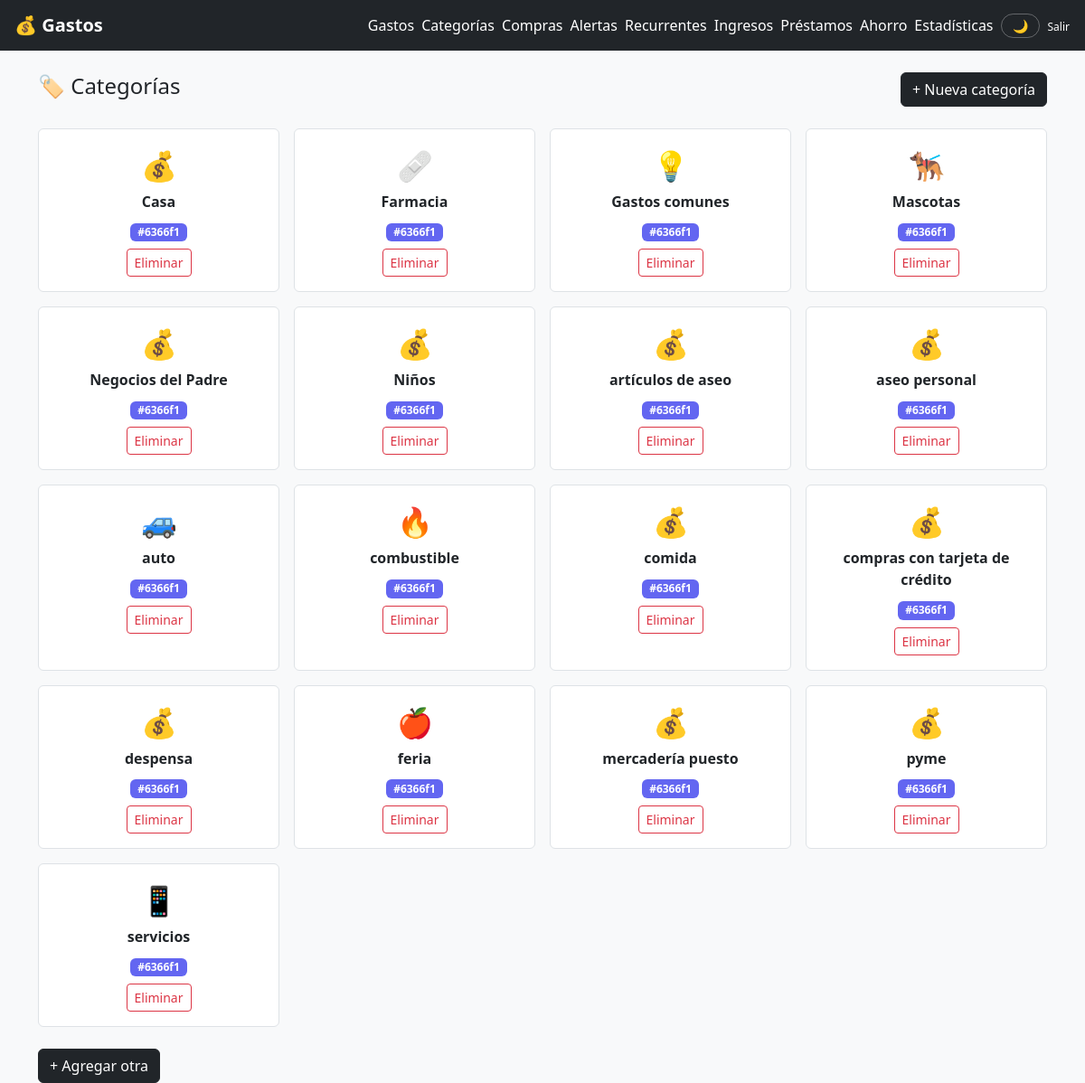
Page /categorias/ (signed in) on the earlier database version.
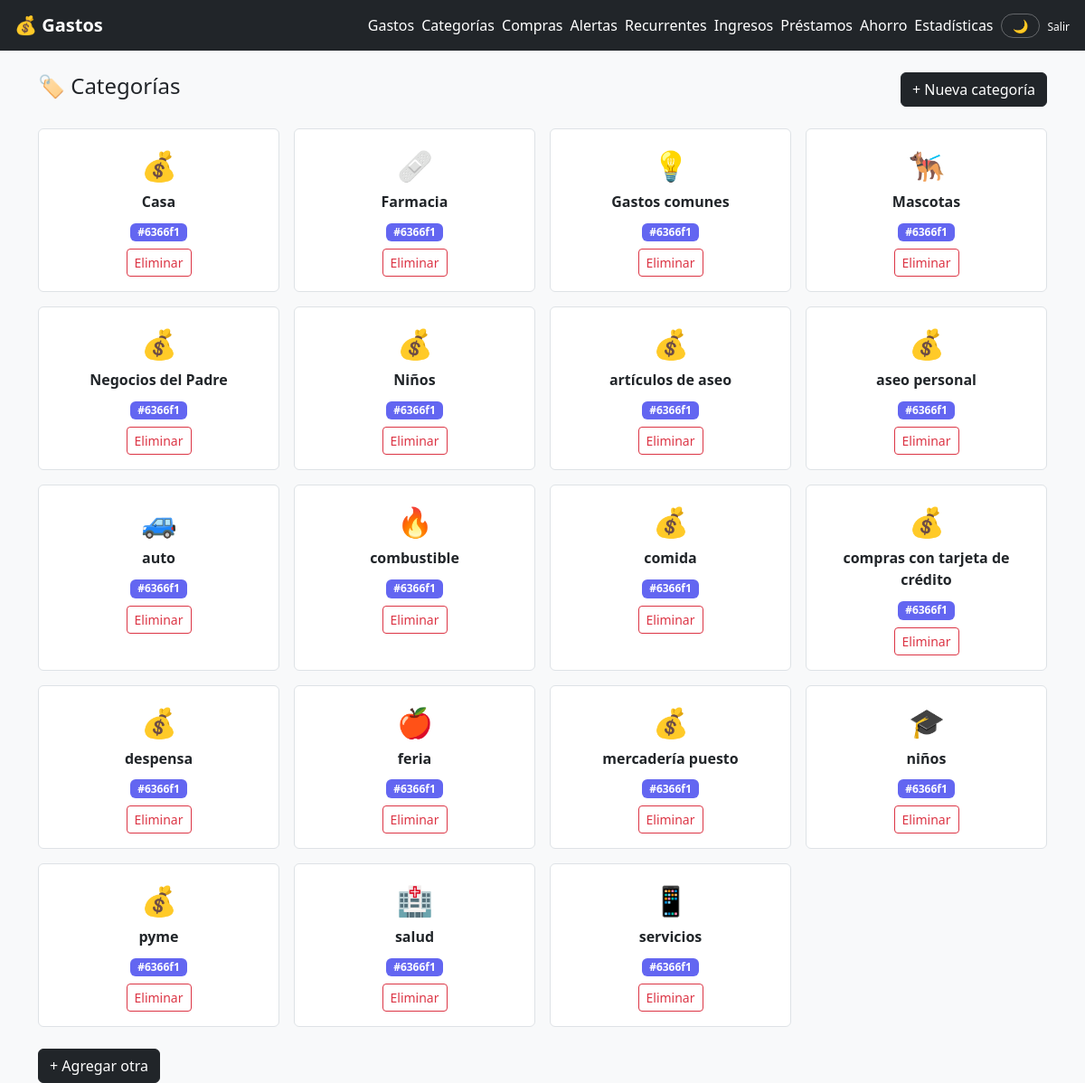
Same page on the later database version.
### gastos/models.py (models this page shows, shortened)
class Categoria(models.Model):
    nombre = models.CharField(max_length=100)
    icono = models.CharField(max_length=10, default='💰')
    color = models.CharField(max_length=7, default='#6366f1')
    class Meta:
        verbose_name_plural = 'categorías'
        ordering = ['nombre']

### gastos/views.py (the view)
# urls.py: path('categorias/', views.lista_categorias, name='lista_categorias'),
@login_required
def lista_categorias(request):
    categorias = Categoria.objects.all().order_by('nombre')
    return render(request, 'gastos/categorias.html', {'categorias': categorias})

### templates/gastos/categorias.html (shortened to what this page needs)
{% extends 'gastos/base.html' %}
{% block contenido %}
<div class="d-flex justify-content-between align-items-center mb-4">
    <h4>🏷️ Categorías</h4>
    <a href="{% url 'nueva_categoria' %}" class="btn btn-dark">+ Nueva categoría</a>
</div>
<div class="row g-3">
    {% for c in categorias %}
    <div class="col-6 col-md-3">
        <div class="card h-100 text-center">
            <div class="card-body py-3">
                <div style="font-size:2rem">{{ c.icono }}</div>
                <strong class="d-block mt-1">{{ c.nombre }}</strong>
                <div class="mt-2">
                    <span class="badge" style="background-color:{{ c.color }}">{{ c.color }}</span>
                </div>
                <form method="post" action="{% url 'eliminar_categoria' c.pk %}" class="mt-2">
                    <button class="btn btn-sm btn-outline-danger"
                            onclick="return confirm('¿Eliminar {{ c.nombre }}? Los gastos con esta categoría quedarán sin categoría.')">
                        Eliminar
                    </button>
                </form>
            </div>
        </div>
    </div>
    {% endfor %}
</div>
{% if categorias %}
<div class="mt-4">
    <a href="{% url 'nueva_categoria' %}" class="btn btn-dark">+ Agregar otra</a>
</div>
{% endif %}
{% endblock %}

Differences in the rows shown:
added Categoria: icono "🎓", nombre "niños", color "#6366f1"
added Categoria: icono "🏥", nombre "salud", color "#6366f1"
